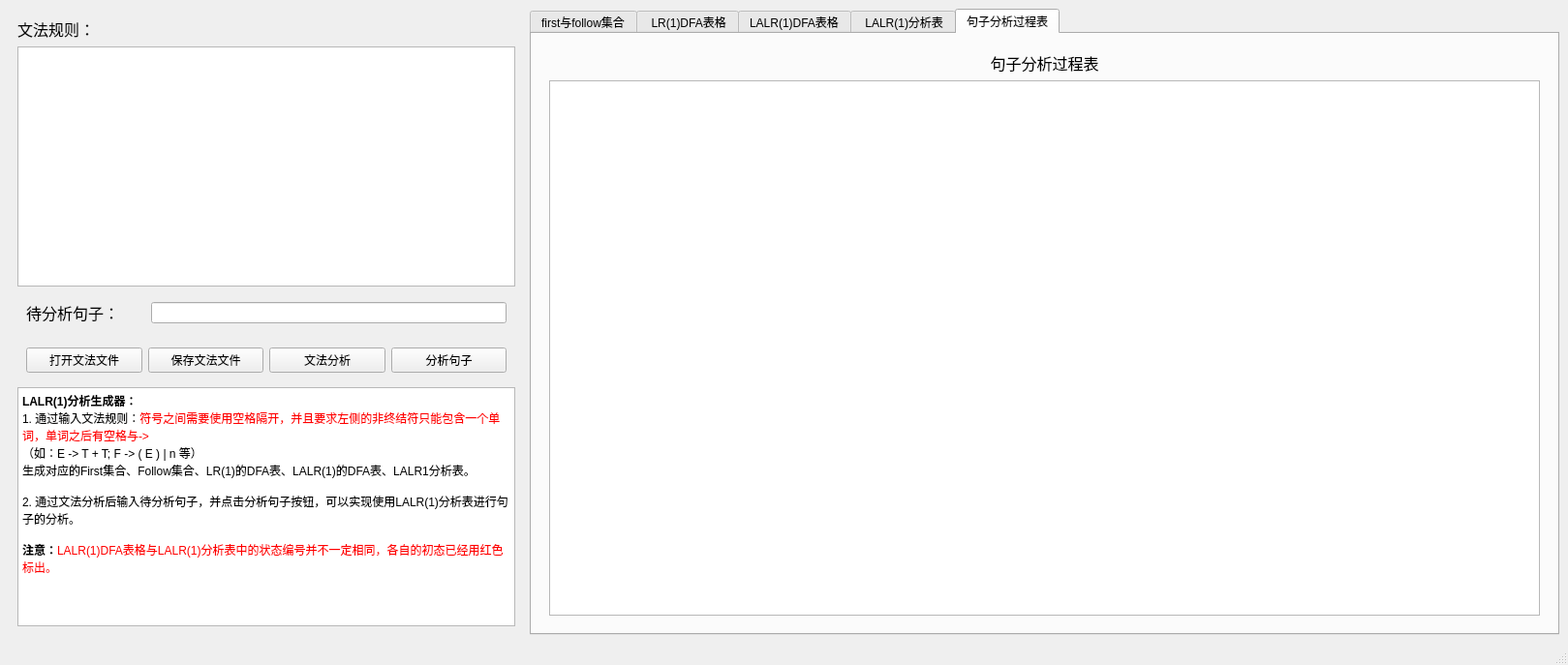
<?xml version="1.0" encoding="UTF-8"?>
<ui version="4.0">
 <class>MainWindow</class>
 <widget class="QMainWindow" name="MainWindow">
  <property name="geometry">
   <rect>
    <x>0</x>
    <y>0</y>
    <width>1619</width>
    <height>687</height>
   </rect>
  </property>
  <property name="windowTitle">
   <string>MainWindow</string>
  </property>
  <widget class="QWidget" name="centralwidget">
   <layout class="QHBoxLayout" name="horizontalLayout_4" stretch="1,2">
    <item>
     <widget class="QWidget" name="leftWidget" native="true">
      <layout class="QVBoxLayout" name="verticalLayout">
       <item>
        <widget class="QLabel" name="syntaxLabel">
         <property name="font">
          <font>
           <family>宋体</family>
           <pointsize>12</pointsize>
          </font>
         </property>
         <property name="text">
          <string>文法规则：</string>
         </property>
         <property name="alignment">
          <set>Qt::AlignLeading|Qt::AlignLeft|Qt::AlignVCenter</set>
         </property>
         <property name="margin">
          <number>0</number>
         </property>
        </widget>
       </item>
       <item>
        <widget class="QTextEdit" name="grammarEdit"/>
       </item>
       <item>
        <widget class="QWidget" name="sentenceWidget" native="true">
         <layout class="QHBoxLayout" name="horizontalLayout_2" stretch="1,3">
          <item>
           <widget class="QLabel" name="sentenceLabel">
            <property name="font">
             <font>
              <pointsize>12</pointsize>
             </font>
            </property>
            <property name="text">
             <string>待分析句子：</string>
            </property>
           </widget>
          </item>
          <item>
           <widget class="QLineEdit" name="sentenceEdit"/>
          </item>
         </layout>
        </widget>
       </item>
       <item>
        <widget class="QWidget" name="buttonWidget" native="true">
         <layout class="QHBoxLayout" name="horizontalLayout">
          <item>
           <widget class="QPushButton" name="openButton">
            <property name="text">
             <string>打开文法文件</string>
            </property>
           </widget>
          </item>
          <item>
           <widget class="QPushButton" name="saveButton">
            <property name="text">
             <string>保存文法文件</string>
            </property>
           </widget>
          </item>
          <item>
           <widget class="QPushButton" name="analysisButton">
            <property name="text">
             <string>文法分析</string>
            </property>
           </widget>
          </item>
          <item>
           <widget class="QPushButton" name="sentenceButton">
            <property name="text">
             <string>分析句子</string>
            </property>
           </widget>
          </item>
         </layout>
        </widget>
       </item>
       <item>
        <widget class="QTextBrowser" name="textBrowser">
         <property name="html">
          <string>&lt;!DOCTYPE HTML PUBLIC &quot;-//W3C//DTD HTML 4.0//EN&quot; &quot;http://www.w3.org/TR/REC-html40/strict.dtd&quot;&gt;
&lt;html&gt;&lt;head&gt;&lt;meta name=&quot;qrichtext&quot; content=&quot;1&quot; /&gt;&lt;style type=&quot;text/css&quot;&gt;
p, li { white-space: pre-wrap; }
&lt;/style&gt;&lt;/head&gt;&lt;body style=&quot; font-family:'SimSun'; font-size:9pt; font-weight:400; font-style:normal;&quot;&gt;
&lt;p style=&quot; margin-top:0px; margin-bottom:0px; margin-left:0px; margin-right:0px; -qt-block-indent:0; text-indent:0px;&quot;&gt;&lt;span style=&quot; font-weight:600;&quot;&gt;LALR(1)分析生成器：&lt;/span&gt;&lt;/p&gt;
&lt;p style=&quot; margin-top:0px; margin-bottom:0px; margin-left:0px; margin-right:0px; -qt-block-indent:0; text-indent:0px;&quot;&gt;1. 通过输入文法规则：&lt;span style=&quot; color:#ff0000;&quot;&gt;符号之间需要使用空格隔开，并且要求左侧的非终结符只能包含一个单词，单词之后有空格与-&amp;gt;&lt;/span&gt;&lt;/p&gt;
&lt;p style=&quot; margin-top:0px; margin-bottom:0px; margin-left:0px; margin-right:0px; -qt-block-indent:0; text-indent:0px;&quot;&gt;（如：E -&amp;gt; T + T; F -&amp;gt; ( E ) | n 等）&lt;/p&gt;
&lt;p style=&quot; margin-top:0px; margin-bottom:0px; margin-left:0px; margin-right:0px; -qt-block-indent:0; text-indent:0px;&quot;&gt;生成对应的First集合、Follow集合、LR(1)的DFA表、LALR(1)的DFA表、LALR1分析表。&lt;/p&gt;
&lt;p style=&quot;-qt-paragraph-type:empty; margin-top:0px; margin-bottom:0px; margin-left:0px; margin-right:0px; -qt-block-indent:0; text-indent:0px;&quot;&gt;&lt;br /&gt;&lt;/p&gt;
&lt;p style=&quot; margin-top:0px; margin-bottom:0px; margin-left:0px; margin-right:0px; -qt-block-indent:0; text-indent:0px;&quot;&gt;2. 通过文法分析后输入待分析句子，并点击分析句子按钮，可以实现使用LALR(1)分析表进行句子的分析。&lt;/p&gt;
&lt;p style=&quot;-qt-paragraph-type:empty; margin-top:0px; margin-bottom:0px; margin-left:0px; margin-right:0px; -qt-block-indent:0; text-indent:0px;&quot;&gt;&lt;br /&gt;&lt;/p&gt;
&lt;p style=&quot; margin-top:0px; margin-bottom:0px; margin-left:0px; margin-right:0px; -qt-block-indent:0; text-indent:0px;&quot;&gt;&lt;span style=&quot; font-weight:600;&quot;&gt;注意：&lt;/span&gt;&lt;span style=&quot; color:#ff0000;&quot;&gt;LALR(1)DFA表格与LALR(1)分析表中的状态编号并不一定相同，各自的初态已经用红色标出。&lt;/span&gt;&lt;/p&gt;&lt;/body&gt;&lt;/html&gt;</string>
         </property>
        </widget>
       </item>
      </layout>
     </widget>
    </item>
    <item>
     <widget class="QTabWidget" name="tabWidget">
      <property name="currentIndex">
       <number>4</number>
      </property>
      <widget class="QWidget" name="tab">
       <attribute name="title">
        <string>first与follow集合</string>
       </attribute>
       <layout class="QHBoxLayout" name="horizontalLayout_3">
        <item>
         <widget class="QWidget" name="firstWidget" native="true">
          <layout class="QVBoxLayout" name="verticalLayout_2">
           <item>
            <widget class="QLabel" name="firstLabel">
             <property name="font">
              <font>
               <pointsize>12</pointsize>
              </font>
             </property>
             <property name="layoutDirection">
              <enum>Qt::LeftToRight</enum>
             </property>
             <property name="text">
              <string>First集合</string>
             </property>
             <property name="alignment">
              <set>Qt::AlignCenter</set>
             </property>
            </widget>
           </item>
           <item>
            <widget class="QTableWidget" name="firstTableWidget"/>
           </item>
          </layout>
         </widget>
        </item>
        <item>
         <widget class="QWidget" name="followWidget" native="true">
          <layout class="QVBoxLayout" name="verticalLayout_3">
           <item>
            <widget class="QLabel" name="followLabel">
             <property name="font">
              <font>
               <pointsize>12</pointsize>
              </font>
             </property>
             <property name="layoutDirection">
              <enum>Qt::LeftToRight</enum>
             </property>
             <property name="text">
              <string>follow集合</string>
             </property>
             <property name="alignment">
              <set>Qt::AlignCenter</set>
             </property>
            </widget>
           </item>
           <item>
            <widget class="QTableWidget" name="followTableWidget"/>
           </item>
          </layout>
         </widget>
        </item>
       </layout>
      </widget>
      <widget class="QWidget" name="tab_2">
       <attribute name="title">
        <string> LR(1)DFA表格</string>
       </attribute>
       <layout class="QHBoxLayout" name="horizontalLayout_5">
        <item>
         <widget class="QWidget" name="lrWidget" native="true">
          <layout class="QVBoxLayout" name="verticalLayout_4">
           <item>
            <widget class="QLabel" name="lrLabel">
             <property name="font">
              <font>
               <pointsize>12</pointsize>
              </font>
             </property>
             <property name="text">
              <string>LR(1)DFA表格</string>
             </property>
             <property name="alignment">
              <set>Qt::AlignCenter</set>
             </property>
            </widget>
           </item>
           <item>
            <widget class="QTableWidget" name="lrTableWidget"/>
           </item>
          </layout>
         </widget>
        </item>
       </layout>
      </widget>
      <widget class="QWidget" name="tab_3">
       <attribute name="title">
        <string>LALR(1)DFA表格</string>
       </attribute>
       <layout class="QHBoxLayout" name="horizontalLayout_6">
        <item>
         <widget class="QWidget" name="lalrWidget" native="true">
          <layout class="QVBoxLayout" name="verticalLayout_6">
           <item>
            <widget class="QLabel" name="lalrLabel">
             <property name="font">
              <font>
               <pointsize>12</pointsize>
              </font>
             </property>
             <property name="text">
              <string>LALR(1)DFA表格</string>
             </property>
             <property name="alignment">
              <set>Qt::AlignCenter</set>
             </property>
            </widget>
           </item>
           <item>
            <widget class="QTableWidget" name="lalrTableWidget"/>
           </item>
          </layout>
         </widget>
        </item>
       </layout>
      </widget>
      <widget class="QWidget" name="tab_4">
       <attribute name="title">
        <string> LALR(1)分析表</string>
       </attribute>
       <layout class="QHBoxLayout" name="horizontalLayout_7">
        <item>
         <widget class="QWidget" name="lalrAnalysiswidget" native="true">
          <layout class="QVBoxLayout" name="verticalLayout_7">
           <item>
            <widget class="QLabel" name="lalrAnalysisLabel">
             <property name="font">
              <font>
               <pointsize>12</pointsize>
              </font>
             </property>
             <property name="text">
              <string>LALR(1)分析表</string>
             </property>
             <property name="alignment">
              <set>Qt::AlignCenter</set>
             </property>
            </widget>
           </item>
           <item>
            <widget class="QTableWidget" name="lalrAnalysisTableWidget"/>
           </item>
          </layout>
         </widget>
        </item>
       </layout>
      </widget>
      <widget class="QWidget" name="tab_5">
       <attribute name="title">
        <string>句子分析过程表</string>
       </attribute>
       <layout class="QHBoxLayout" name="horizontalLayout_8">
        <item>
         <widget class="QWidget" name="resultWidget" native="true">
          <layout class="QVBoxLayout" name="verticalLayout_11">
           <item>
            <widget class="QLabel" name="resultLabel">
             <property name="font">
              <font>
               <pointsize>12</pointsize>
              </font>
             </property>
             <property name="text">
              <string>句子分析过程表</string>
             </property>
             <property name="alignment">
              <set>Qt::AlignCenter</set>
             </property>
            </widget>
           </item>
           <item>
            <widget class="QTableWidget" name="resultTableWidget"/>
           </item>
          </layout>
         </widget>
        </item>
       </layout>
      </widget>
     </widget>
    </item>
   </layout>
  </widget>
  <widget class="QMenuBar" name="menubar">
   <property name="geometry">
    <rect>
     <x>0</x>
     <y>0</y>
     <width>1619</width>
     <height>21</height>
    </rect>
   </property>
  </widget>
  <widget class="QStatusBar" name="statusbar"/>
 </widget>
 <resources/>
 <connections/>
</ui>
